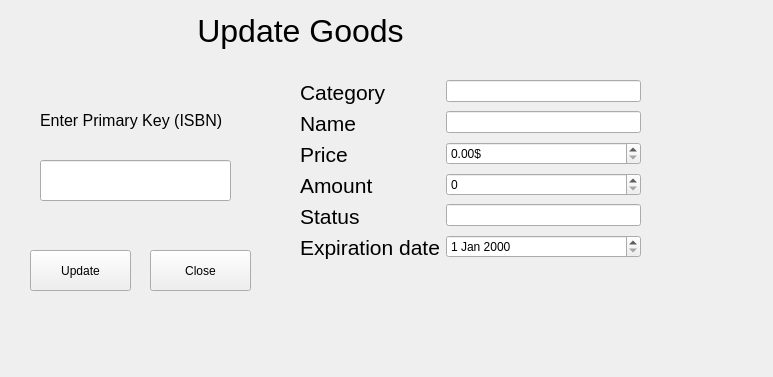
<?xml version="1.0" encoding="UTF-8"?>
<ui version="4.0">
 <class>EditGoodsForm</class>
 <widget class="QWidget" name="EditGoodsForm">
  <property name="geometry">
   <rect>
    <x>0</x>
    <y>0</y>
    <width>773</width>
    <height>377</height>
   </rect>
  </property>
  <property name="windowTitle">
   <string>Form</string>
  </property>
  <widget class="QWidget" name="formLayoutWidget">
   <property name="geometry">
    <rect>
     <x>300</x>
     <y>80</y>
     <width>341</width>
     <height>211</height>
    </rect>
   </property>
   <layout class="QFormLayout" name="formLayout">
    <item row="0" column="0">
     <widget class="QLabel" name="label">
      <property name="font">
       <font>
        <pointsize>16</pointsize>
       </font>
      </property>
      <property name="text">
       <string>Category</string>
      </property>
     </widget>
    </item>
    <item row="1" column="0">
     <widget class="QLabel" name="label_2">
      <property name="font">
       <font>
        <pointsize>16</pointsize>
       </font>
      </property>
      <property name="text">
       <string>Name</string>
      </property>
     </widget>
    </item>
    <item row="2" column="0">
     <widget class="QLabel" name="label_3">
      <property name="font">
       <font>
        <pointsize>16</pointsize>
       </font>
      </property>
      <property name="text">
       <string>Price</string>
      </property>
     </widget>
    </item>
    <item row="3" column="0">
     <widget class="QLabel" name="label_4">
      <property name="font">
       <font>
        <pointsize>16</pointsize>
       </font>
      </property>
      <property name="text">
       <string>Amount</string>
      </property>
     </widget>
    </item>
    <item row="1" column="1">
     <widget class="QLineEdit" name="lineEdit"/>
    </item>
    <item row="0" column="1">
     <widget class="QLineEdit" name="lineEdit_2"/>
    </item>
    <item row="4" column="0">
     <widget class="QLabel" name="label_5">
      <property name="font">
       <font>
        <pointsize>16</pointsize>
       </font>
      </property>
      <property name="text">
       <string>Status</string>
      </property>
     </widget>
    </item>
    <item row="5" column="0">
     <widget class="QLabel" name="label_6">
      <property name="font">
       <font>
        <pointsize>16</pointsize>
       </font>
      </property>
      <property name="text">
       <string>Expiration date</string>
      </property>
     </widget>
    </item>
    <item row="5" column="1">
     <widget class="QDateEdit" name="dateEdit"/>
    </item>
    <item row="3" column="1">
     <widget class="QSpinBox" name="spinBox">
      <property name="maximum">
       <number>999999999</number>
      </property>
     </widget>
    </item>
    <item row="4" column="1">
     <widget class="QLineEdit" name="lineEdit_3"/>
    </item>
    <item row="2" column="1">
     <widget class="QDoubleSpinBox" name="doubleSpinBox">
      <property name="suffix">
       <string>$</string>
      </property>
      <property name="maximum">
       <double>99999999.989999994635582</double>
      </property>
      <property name="singleStep">
       <double>0.100000000000000</double>
      </property>
     </widget>
    </item>
   </layout>
  </widget>
  <widget class="QLabel" name="label_8">
   <property name="geometry">
    <rect>
     <x>180</x>
     <y>-10</y>
     <width>241</width>
     <height>81</height>
    </rect>
   </property>
   <property name="font">
    <font>
     <pointsize>24</pointsize>
    </font>
   </property>
   <property name="text">
    <string>Update Goods</string>
   </property>
   <property name="alignment">
    <set>Qt::AlignCenter</set>
   </property>
  </widget>
  <widget class="QLabel" name="label_9">
   <property name="geometry">
    <rect>
     <x>40</x>
     <y>90</y>
     <width>201</width>
     <height>61</height>
    </rect>
   </property>
   <property name="font">
    <font>
     <pointsize>12</pointsize>
    </font>
   </property>
   <property name="text">
    <string>Enter Primary Key (ISBN)</string>
   </property>
  </widget>
  <widget class="QLineEdit" name="lineEdit_4">
   <property name="geometry">
    <rect>
     <x>40</x>
     <y>160</y>
     <width>191</width>
     <height>41</height>
    </rect>
   </property>
  </widget>
  <widget class="QPushButton" name="pushButton_2">
   <property name="geometry">
    <rect>
     <x>150</x>
     <y>250</y>
     <width>101</width>
     <height>41</height>
    </rect>
   </property>
   <property name="text">
    <string>Close</string>
   </property>
  </widget>
  <widget class="QPushButton" name="pushButton">
   <property name="geometry">
    <rect>
     <x>30</x>
     <y>250</y>
     <width>101</width>
     <height>41</height>
    </rect>
   </property>
   <property name="text">
    <string>Update</string>
   </property>
  </widget>
 </widget>
 <resources/>
 <connections/>
</ui>
